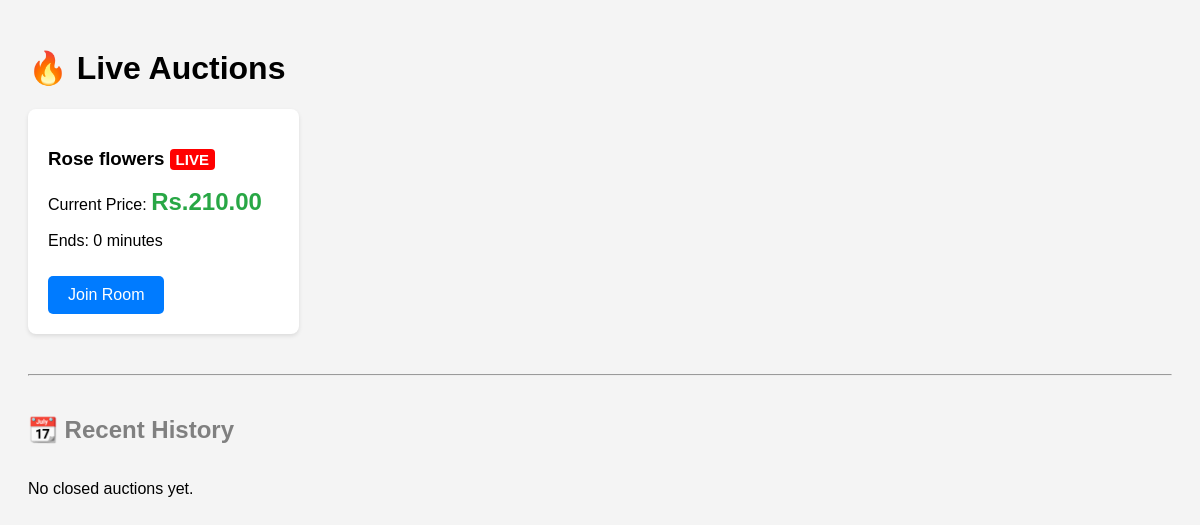
/auction/, run on an earlier commit of the app's database.
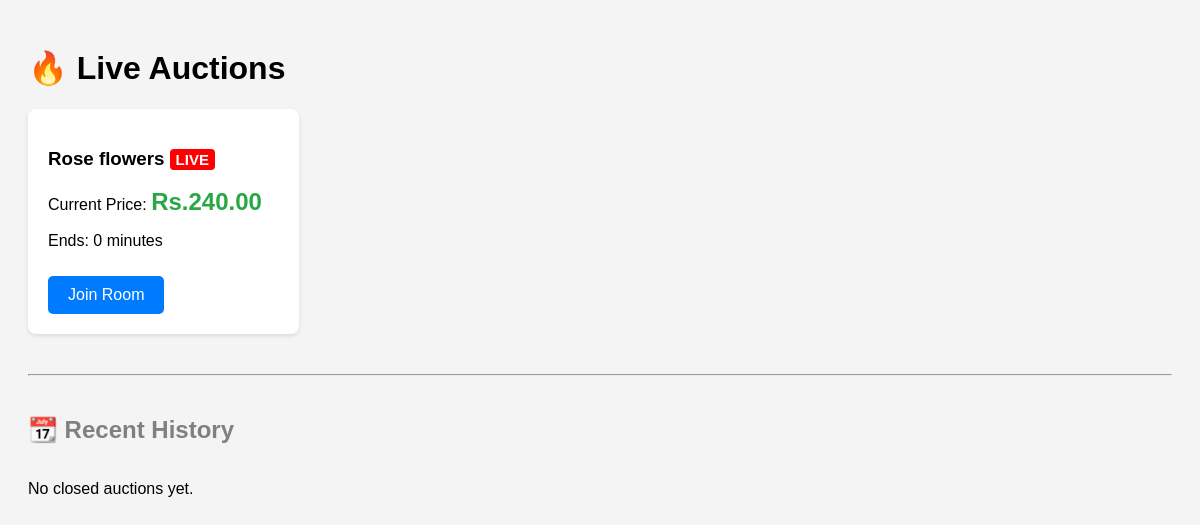
And on a later commit of the database.
### auction/models.py (models this page shows, shortened)
class Auction(models.Model):
    title = models.CharField(max_length=200)
    description = models.TextField(blank=True, null=True)
    current_price = models.DecimalField(max_digits=10, decimal_places=2, default=0.00)
    min_increment = models.DecimalField(max_digits=10, decimal_places=2, default=1.00)
    version = models.IntegerField(default=0)
    end_time = models.DateTimeField()
    status = models.CharField(
        max_length=20,
        choices = [('active', 'Active'), ('ended', 'Ended'), ('cancelled', 'Cancelled')],
        default='active'
    )
    version = models.IntegerField(default=0)
    highest_bidder = models.ForeignKey(
        settings.AUTH_USER_MODEL,
        on_delete=models.SET_NULL,
        null=True,
        blank=True,
        related_name='Winning_auctions'
    )
    created_at = models.DateTimeField(auto_now_add=True)
    updated_at = models.DateTimeField(auto_now=True)
    class Meta:
        indexes = [
            models.Index(fields=['status', 'end_time']),
            models.Index(fields=['created_at']),
        ]

### auction/views.py (the view)
# urls.py: path('', views.index, name='index'),
def index(request):
    active_auctions = Auction.objects.filter(status='active').order_by('end_time')
    closed_auctions = Auction.objects.filter(status='closed').order_by('-end_time')[:5]
    return render(request, 'auction/index.html',{
        'active_auctions': active_auctions,
        'closed_auctions': closed_auctions
    })

### auction/templates/auction/index.html (shortened to what this page needs)
<!DOCTYPE html>
<html>
<head>
</head>
<body>
    <h1>🔥 Live Auctions</h1>
    <div class="grid">
        {% for auction in active_auctions %}
            <div class="card">
                <h3>{{ auction.title }} <span class="badge">LIVE</span></h3>
                <P>Current Price: <span id="price-{{ item.id }}" class="price">Rs.{{ auction.current_price }} </span></P>
                <p>Ends: {{auction.end_time|timeuntil }}</p>
                <a href="{% url 'room' auction.id %}" class="btn">Join Room</a>
            </div>
        {% empty %}
            <p>No live auctions currently.</p>
        {% endfor %}
    </div>
    <hr style="margin: 40px 0;">
    <h2 style="color: gray;">📆 Recent History</h2>
    <div class="grid">
        {% for auction in closed_auctions %}
            <div class="card" style="opacity:0.7;">
                <h3>{{ auction.title }} (closed)</h3>
                <p>Sold for: Rs.{{ auction.current_price }}</p>
                <p>Winner: {{ auction.highest_bidder.username|default:"No One" }}</p>
                <a href="{% url 'room' item.id %}" class="btn" style="background: gray;">View Results</a>
            </div>
        {% empty %}
            <p>No closed auctions yet.</p>
        {% endfor %}
    </div>
</body>
</html>

What changed in the data, as far as the page shows it:
changed Auction "Rose flowers": current_price "210.00" → "240.00"
